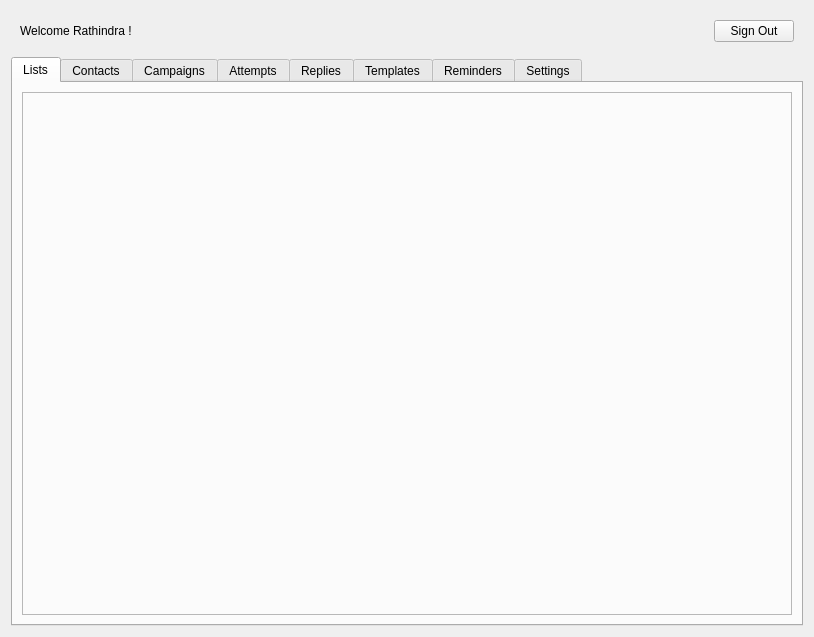
<?xml version="1.0" encoding="UTF-8"?>
<ui version="4.0">
 <class>DashboardView</class>
 <widget class="QFrame" name="DashboardView">
  <property name="geometry">
   <rect>
    <x>0</x>
    <y>0</y>
    <width>814</width>
    <height>637</height>
   </rect>
  </property>
  <property name="windowTitle">
   <string>Frame</string>
  </property>
  <layout class="QVBoxLayout" name="verticalLayout">
   <item>
    <widget class="QWidget" name="widget" native="true">
     <property name="minimumSize">
      <size>
       <width>0</width>
       <height>40</height>
      </size>
     </property>
     <property name="maximumSize">
      <size>
       <width>16777215</width>
       <height>40</height>
      </size>
     </property>
     <layout class="QGridLayout" name="gridLayout">
      <item row="0" column="0">
       <widget class="QLabel" name="lblHello">
        <property name="text">
         <string>Welcome Rathindra !</string>
        </property>
       </widget>
      </item>
      <item row="0" column="1">
       <spacer name="horizontalSpacer">
        <property name="orientation">
         <enum>Qt::Horizontal</enum>
        </property>
        <property name="sizeHint" stdset="0">
         <size>
          <width>573</width>
          <height>19</height>
         </size>
        </property>
       </spacer>
      </item>
      <item row="0" column="2">
       <widget class="QPushButton" name="btnSignOut">
        <property name="text">
         <string>Sign Out</string>
        </property>
       </widget>
      </item>
     </layout>
    </widget>
   </item>
   <item>
    <widget class="QTabWidget" name="tabWidget">
     <property name="currentIndex">
      <number>0</number>
     </property>
     <widget class="QWidget" name="tbLists">
      <attribute name="title">
       <string>Lists</string>
      </attribute>
      <layout class="QVBoxLayout" name="verticalLayout_2">
       <item>
        <widget class="frmLists" name="fLists">
         <property name="frameShape">
          <enum>QFrame::StyledPanel</enum>
         </property>
         <property name="frameShadow">
          <enum>QFrame::Raised</enum>
         </property>
        </widget>
       </item>
      </layout>
     </widget>
     <widget class="QWidget" name="tbContacts">
      <attribute name="title">
       <string>Contacts</string>
      </attribute>
      <layout class="QVBoxLayout" name="verticalLayout_3">
       <item>
        <widget class="frmContacts" name="fContacts">
         <property name="frameShape">
          <enum>QFrame::StyledPanel</enum>
         </property>
         <property name="frameShadow">
          <enum>QFrame::Raised</enum>
         </property>
        </widget>
       </item>
      </layout>
     </widget>
     <widget class="QWidget" name="tbCampaigns">
      <attribute name="title">
       <string>Campaigns</string>
      </attribute>
      <layout class="QVBoxLayout" name="verticalLayout_4">
       <item>
        <widget class="frmCampaigns" name="fCampaigns">
         <property name="frameShape">
          <enum>QFrame::StyledPanel</enum>
         </property>
         <property name="frameShadow">
          <enum>QFrame::Raised</enum>
         </property>
        </widget>
       </item>
      </layout>
     </widget>
     <widget class="QWidget" name="tbAttempts">
      <attribute name="title">
       <string>Attempts</string>
      </attribute>
      <layout class="QVBoxLayout" name="verticalLayout_5">
       <item>
        <widget class="frmAttempts" name="fAttempts">
         <property name="frameShape">
          <enum>QFrame::StyledPanel</enum>
         </property>
         <property name="frameShadow">
          <enum>QFrame::Raised</enum>
         </property>
        </widget>
       </item>
      </layout>
     </widget>
     <widget class="QWidget" name="tbReplies">
      <attribute name="title">
       <string>Replies</string>
      </attribute>
      <layout class="QVBoxLayout" name="verticalLayout_6">
       <item>
        <widget class="frmReplies" name="fReplies">
         <property name="frameShape">
          <enum>QFrame::StyledPanel</enum>
         </property>
         <property name="frameShadow">
          <enum>QFrame::Raised</enum>
         </property>
        </widget>
       </item>
      </layout>
     </widget>
     <widget class="QWidget" name="tbTemplates">
      <attribute name="title">
       <string>Templates</string>
      </attribute>
      <layout class="QVBoxLayout" name="verticalLayout_7">
       <item>
        <widget class="frmTemplates" name="fTemplates">
         <property name="frameShape">
          <enum>QFrame::StyledPanel</enum>
         </property>
         <property name="frameShadow">
          <enum>QFrame::Raised</enum>
         </property>
        </widget>
       </item>
      </layout>
     </widget>
     <widget class="QWidget" name="tbReminders">
      <attribute name="title">
       <string>Reminders</string>
      </attribute>
      <layout class="QVBoxLayout" name="verticalLayout_9">
       <item>
        <widget class="frmReminders" name="fReminders">
         <property name="frameShape">
          <enum>QFrame::StyledPanel</enum>
         </property>
         <property name="frameShadow">
          <enum>QFrame::Raised</enum>
         </property>
        </widget>
       </item>
      </layout>
     </widget>
     <widget class="QWidget" name="tbSettings">
      <attribute name="title">
       <string>Settings</string>
      </attribute>
      <layout class="QVBoxLayout" name="verticalLayout_10">
       <item>
        <widget class="frmSettings" name="fSettings">
         <property name="frameShape">
          <enum>QFrame::StyledPanel</enum>
         </property>
         <property name="frameShadow">
          <enum>QFrame::Raised</enum>
         </property>
        </widget>
       </item>
      </layout>
     </widget>
    </widget>
   </item>
  </layout>
 </widget>
 <customwidgets>
  <customwidget>
   <class>frmAttempts</class>
   <extends>QFrame</extends>
   <header>frmattempts.h</header>
   <container>1</container>
  </customwidget>
  <customwidget>
   <class>frmLists</class>
   <extends>QFrame</extends>
   <header>frmlists.h</header>
   <container>1</container>
  </customwidget>
  <customwidget>
   <class>frmContacts</class>
   <extends>QFrame</extends>
   <header>frmcontacts.h</header>
   <container>1</container>
  </customwidget>
  <customwidget>
   <class>frmCampaigns</class>
   <extends>QFrame</extends>
   <header>frmcampaigns.h</header>
   <container>1</container>
  </customwidget>
  <customwidget>
   <class>frmReplies</class>
   <extends>QFrame</extends>
   <header>frmreplies.h</header>
   <container>1</container>
  </customwidget>
  <customwidget>
   <class>frmTemplates</class>
   <extends>QFrame</extends>
   <header>frmtemplates.h</header>
   <container>1</container>
  </customwidget>
  <customwidget>
   <class>frmReminders</class>
   <extends>QFrame</extends>
   <header>frmreminders.h</header>
   <container>1</container>
  </customwidget>
  <customwidget>
   <class>frmSettings</class>
   <extends>QFrame</extends>
   <header>frmsettings.h</header>
   <container>1</container>
  </customwidget>
 </customwidgets>
 <resources/>
 <connections/>
</ui>
